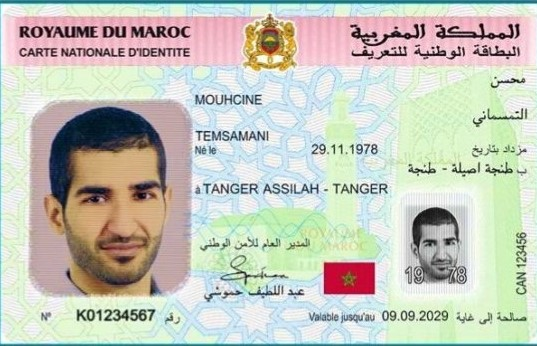
#> input picture ids/new_card/id_2_3.jpg, 537 x 346 px, found by its file name
$ python crop.py
#> lines starting #> are read from the running program, lines starting #| are printed output that depends on the picture; after the words box and inside, x2 and y2 are one past the last pixel; in counts of white or black regions, pixels touching at a corner belong together
#> further down, img is the input picture: shape (346, 537, 3); mean B, G, R 188, 199.7, 197.7
import cv2
import numpy as np

def preprocess_and_crop(img):
    # Convert to grayscale
    gray = cv2.cvtColor(img, cv2.COLOR_BGR2GRAY)
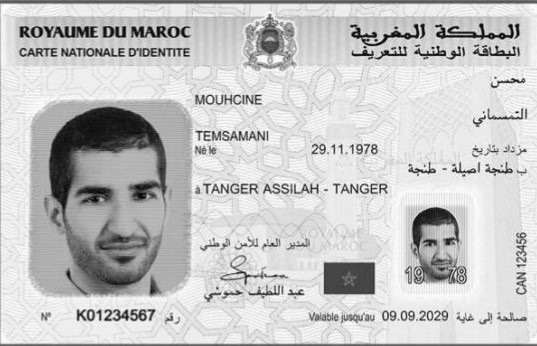
#> gray: shape (346, 537); min 4, max 255, mean 197.8

    # Initialize Canny parameters
    canny_low = 100
    canny_high = 75

    while True:
        # Blur the image
        print(canny_low , " : ", canny_high)
        blurred = cv2.GaussianBlur(gray, (11, 11), 0)

        # Apply Canny edge detection
        edges = cv2.Canny(blurred, canny_low, canny_high)

        # Dilate the edges
        imgDial = cv2.dilate(edges, (1, 1), iterations=2)

        # Find contours
        contours, _ = cv2.findContours(imgDial, cv2.RETR_EXTERNAL, cv2.CHAIN_APPROX_SIMPLE)

        # Find the largest contour
        max_area = 0
        max_contour = None
        for contour in contours:
            area = cv2.contourArea(contour)
            if area > max_area:
                max_area = area
                max_contour = contour

        # If no contour is found or if bounding box width is too small, adjust Canny parameters
        x, y, w, h = cv2.boundingRect(max_contour)
        if canny_low < 0 or canny_high < 0:
            break
        elif w < img.shape[1] * 0.6:
            if h < img.shape[0] * 0.8:
                canny_low -= 20
                canny_high -= 20
        else:
            break
#> this loop made 1 pass
#> pass 1, in preprocess_and_crop, `blurred = cv2.GaussianBlur(gray, (11, 11), 0)`:
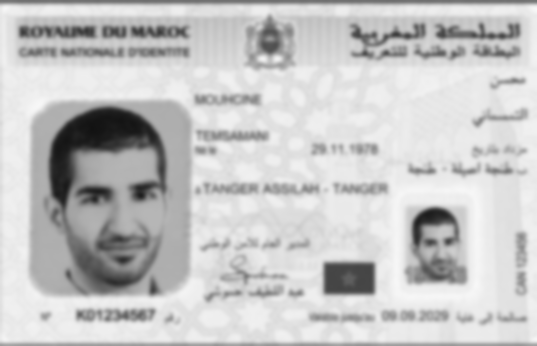
#> blurred: shape (346, 537); min 18, max 248, mean 197.9
#> pass 1, in preprocess_and_crop, `edges = cv2.Canny(blurred, canny_low, canny_high)`:
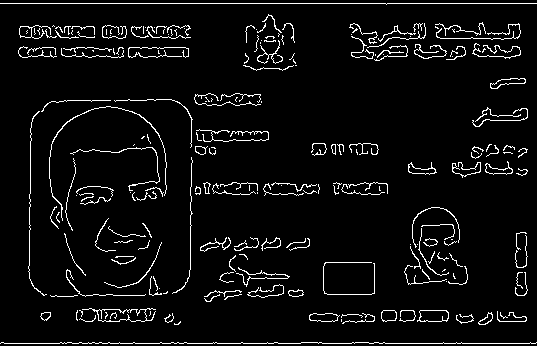
#> edges: shape (346, 537); 5.3% white in thin lines or dots
#> pass 1, in preprocess_and_crop, `imgDial = cv2.dilate(edges, (1, 1), iterations=2)`:
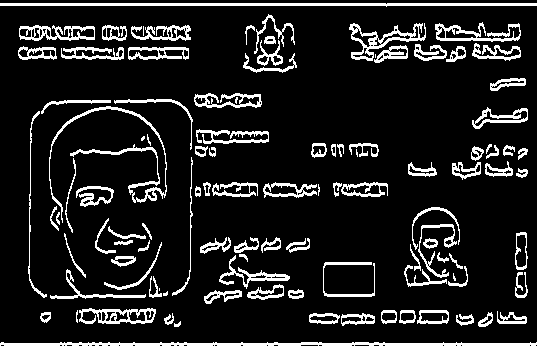
#> imgDial: shape (346, 537); 12.4% white; 106 white regions (11 under 20 px), largest, box (x1, y1, x2, y2) and area: (0, 3, 537, 7) 1611, (0, 342, 537, 346) 1611, (49, 106, 167, 223) 1194
#> after the loop, canny_high = 75; canny_low = 100

    # Crop the card region
    roi = img[y:y+h, x:x+w]

    # Resize the cropped card
    resized_img = cv2.resize(roi, (1120, 714))
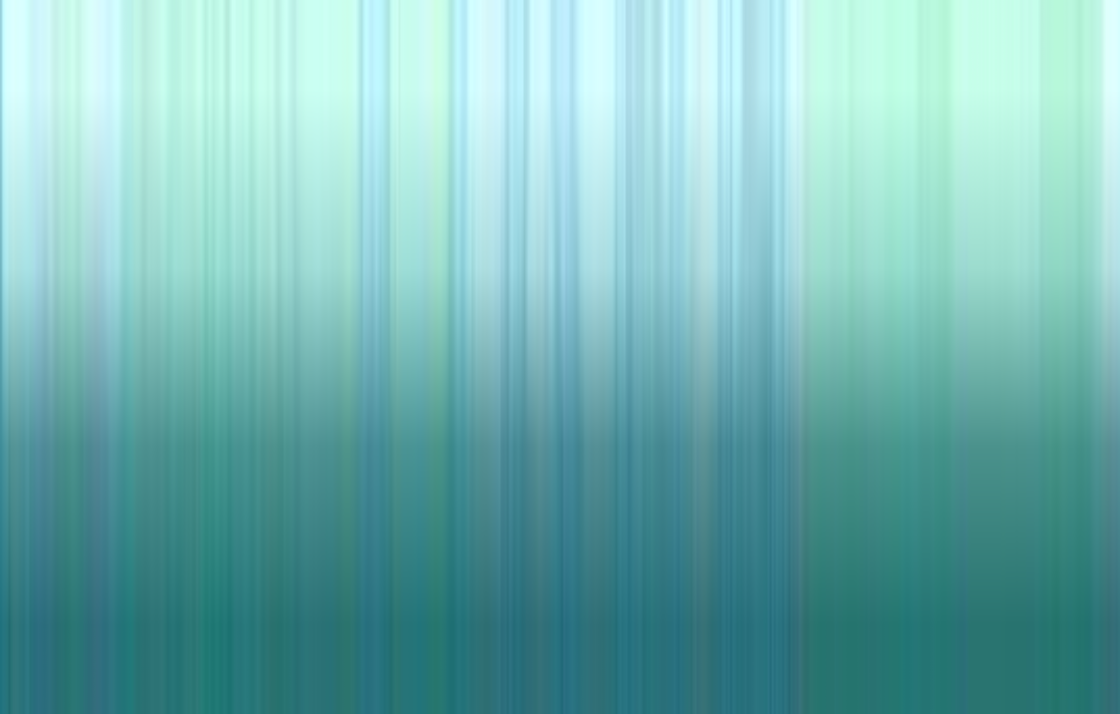
#> resized_img: shape (714, 1120, 3); mean of channels 0, 1, 2 178.9, 180.2, 116.2; drawn as B, G, R
    cv2.imwrite(r'C:\Users\pc\Desktop\lp BigData\s6\test_crop\processed.jpg', edges)

    # Draw rectangle around the card
    cv2.rectangle(img, (x, y), (x+w, y+h), (0, 255, 0), 2)
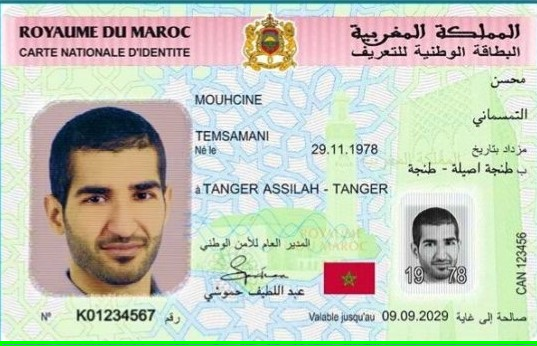
#> img: shape (346, 537, 3); 1.16% of pixels changed, all inside (x1, y1, x2, y2) = (0, 341, 537, 346)

    return resized_img, img

# Example usage
image_path = r"C:\Users\pc\Desktop\lp BigData\s6\moroccan_idCard_scanner\ids\new_card\id_2_3.jpg"
img = cv2.imread(image_path)
cropped_image, original_with_rect = preprocess_and_crop(img)

# Save the cropped image
cv2.imwrite(r'C:\Users\pc\Desktop\lp BigData\s6\test_crop\Image_crop.jpg', cropped_image)

# Save the original image with rectangle drawn around the card
cv2.imwrite(r'C:\Users\pc\Desktop\lp BigData\s6\test_crop\Image_cont.jpg', original_with_rect)

$ run again, with ids/new_card/id_2_1.jpg copied over ids/new_card/id_2_3.jpg
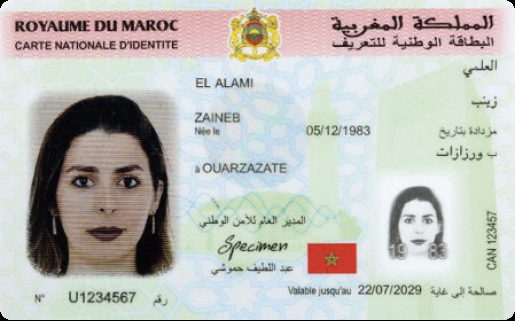
#> input picture ids/new_card/id_2_1.jpg, 515 x 321 px, found by its file name
#> img is the input picture: shape (321, 515, 3); mean B, G, R 186.2, 191.7, 190.9
#> after the loop in preprocess_and_crop, `while True:`:
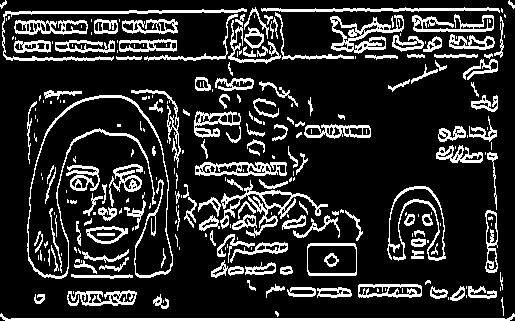
#> imgDial: shape (321, 515); 17.5% white in thin lines or dots
#> after the loop in preprocess_and_crop, `while True:`: canny_high = -5; canny_low = 20
#> in preprocess_and_crop, `cv2.rectangle(img, (x, y), (x+w, y+h), (0, 255, 0), 2)`:
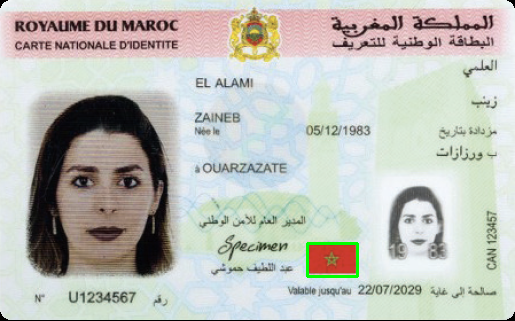
#> img: shape (321, 515, 3); 0.3% of pixels changed, all inside (x1, y1, x2, y2) = (306, 242, 359, 278)

$ run again, with ids/new_card/id_2_2.jpg copied over ids/new_card/id_2_3.jpg
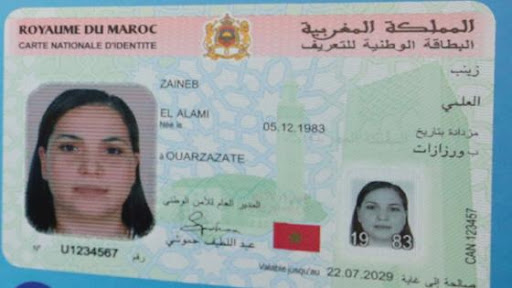
#> input picture ids/new_card/id_2_2.jpg, 512 x 288 px, found by its file name
#> img is the input picture: shape (288, 512, 3); mean B, G, R 165.4, 164.1, 153
#> after the loop in preprocess_and_crop, `while True:`:
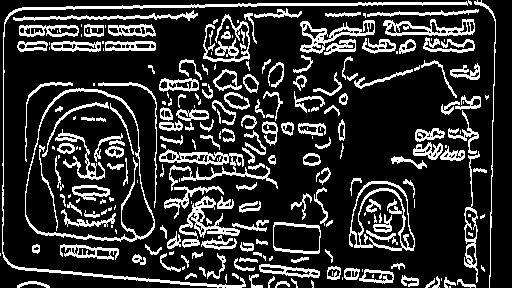
#> imgDial: shape (288, 512); 19.6% white in thin lines or dots
#> after the loop in preprocess_and_crop, `while True:`: canny_high = -5; canny_low = 20
#> in preprocess_and_crop, `cv2.rectangle(img, (x, y), (x+w, y+h), (0, 255, 0), 2)`:
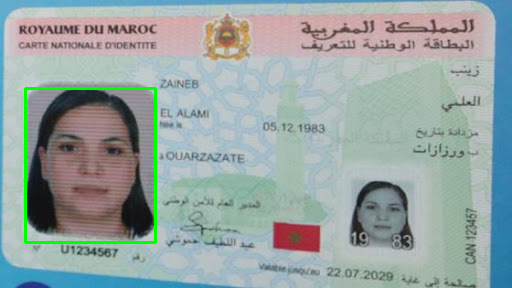
#> img: shape (288, 512, 3); 1.15% of pixels changed, all inside (x1, y1, x2, y2) = (24, 87, 157, 244)

$ run again, with ids/new_card/id_2_4.jpg copied over ids/new_card/id_2_3.jpg
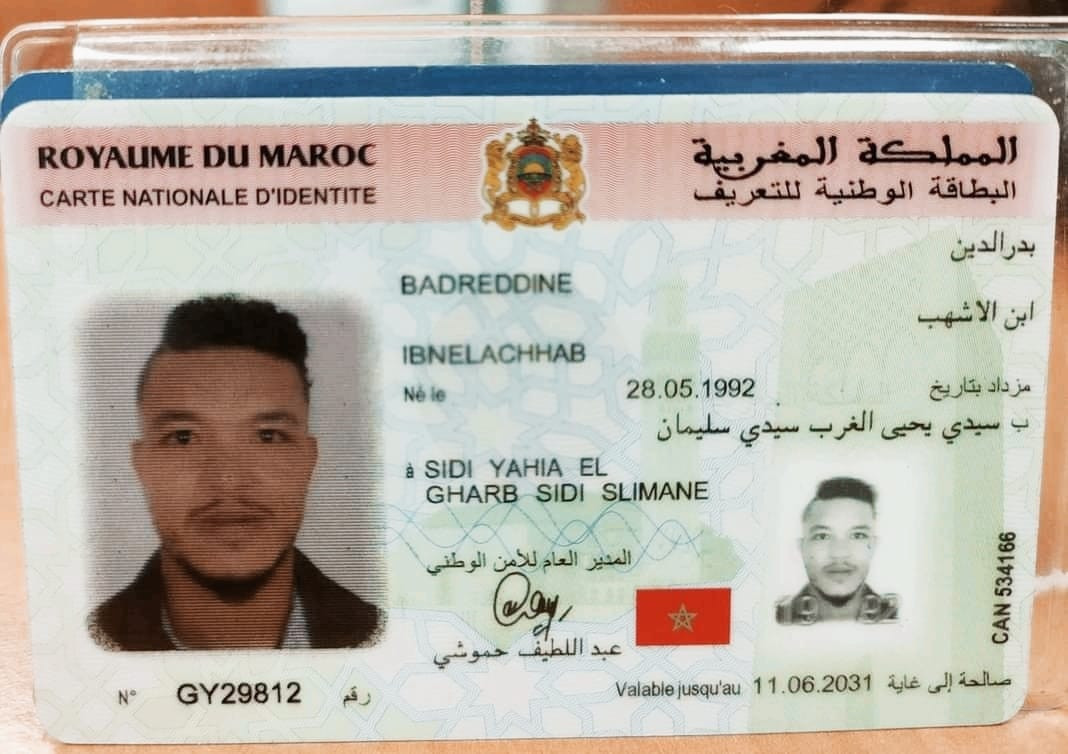
#> input picture ids/new_card/id_2_4.jpg, 1068 x 754 px, found by its file name
#> img is the input picture: shape (754, 1068, 3); mean B, G, R 170, 179.5, 185.8
#> after the loop in preprocess_and_crop, `while True:`:
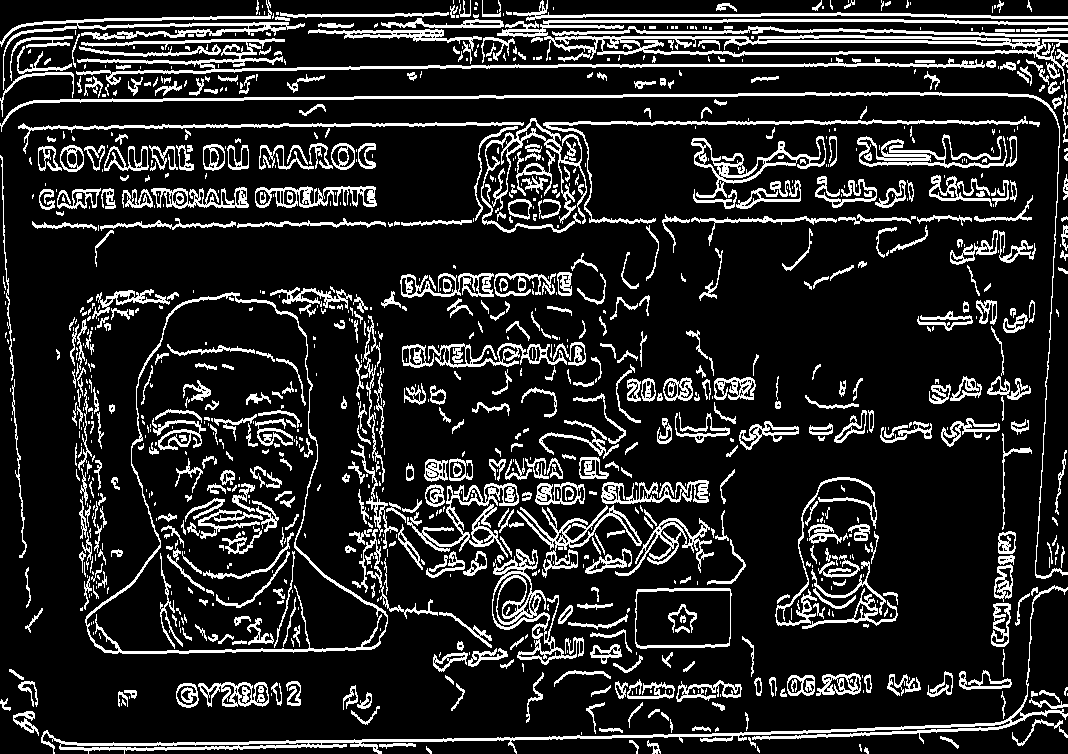
#> imgDial: shape (754, 1068); 15.5% white in thin lines or dots
#> after the loop in preprocess_and_crop, `while True:`: canny_high = -5; canny_low = 20
#> in preprocess_and_crop, `cv2.rectangle(img, (x, y), (x+w, y+h), (0, 255, 0), 2)`:
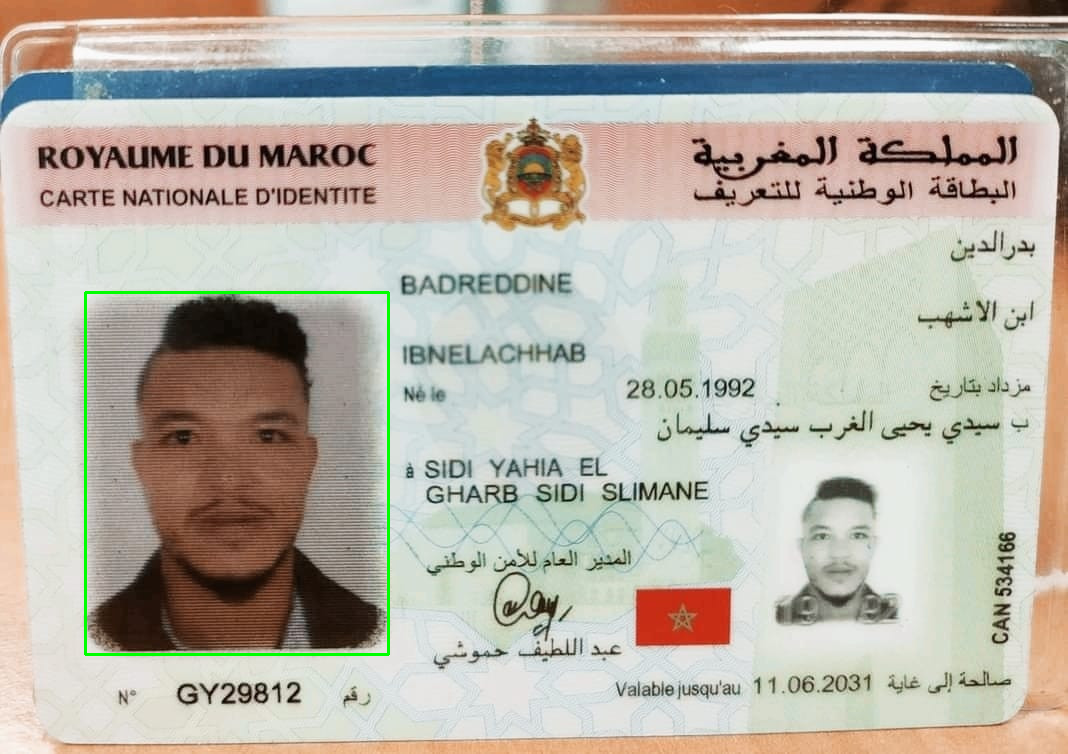
#> img: shape (754, 1068, 3); 0.49% of pixels changed, all inside (x1, y1, x2, y2) = (84, 291, 390, 656)
